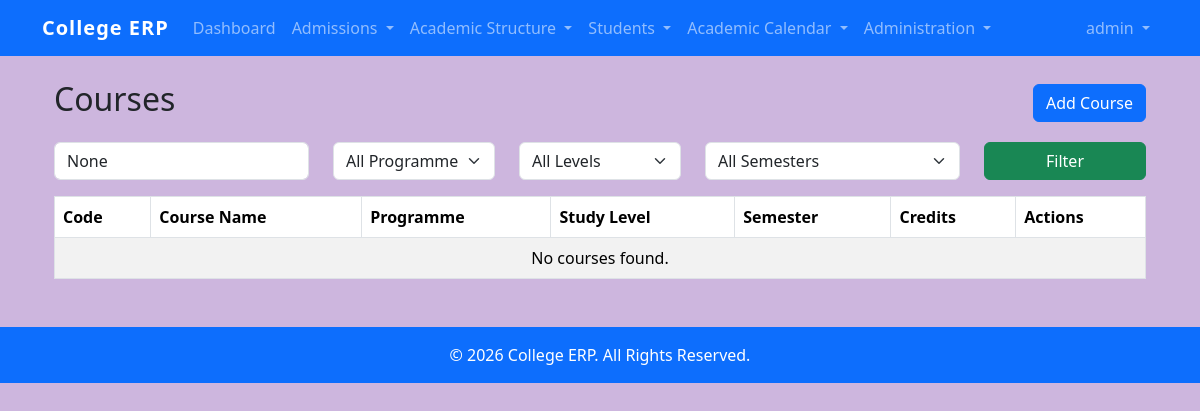
Page /courses/ (signed in) on the earlier database version.
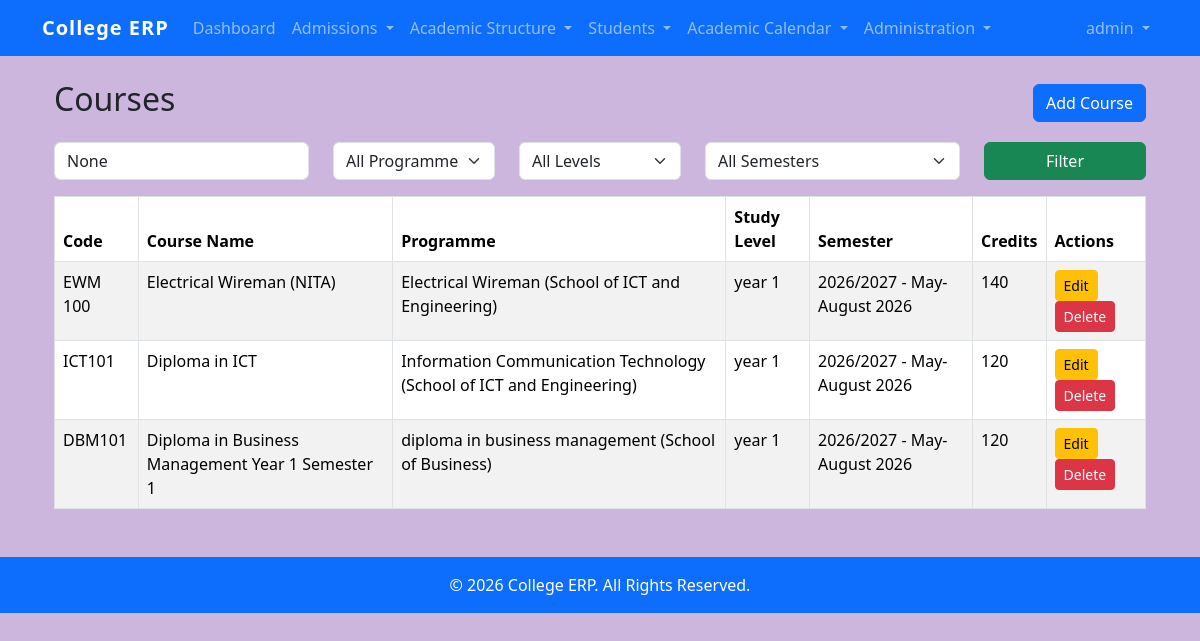
Same page on the later database version.
### students/models.py (models this page shows, shortened)
class Course(models.Model):
    course_code = models.CharField(
        max_length=20,
        unique=True
    )
    course_name = models.CharField(
        max_length=200
    )
    programme = models.ForeignKey(
        Programme,
        on_delete=models.PROTECT,
        related_name="courses"
    )
    study_level = models.ForeignKey(
        StudyLevel,
        on_delete=models.PROTECT,
        related_name="courses",
        null=True,
        blank=True
    )
    semester = models.ForeignKey(
        Semester,
        on_delete=models.PROTECT,
        related_name="courses"
    )
    credit_hours = models.PositiveIntegerField(
        default=0
    )
    class Meta:
        ordering = [
            "programme",
            "study_level",
            "semester",
            "course_code"
        ]

class Programme(models.Model):
    programme_name = models.CharField(
        max_length=100,
        unique=True
    )
    department = models.ForeignKey(
        Department,
        on_delete=models.PROTECT,
        related_name="programmes"
    )
    created_at = models.DateTimeField(
        auto_now_add=True
    )
    updated_at = models.DateTimeField(
        auto_now=True
    )
    class Meta:
        ordering = ["programme_name"]
    def __str__(self):
     return (
        f"{self.programme_name}"
        f" ({self.department.department_name})"
    )

class Department(models.Model):
    department_name = models.CharField(max_length=100)

class StudyLevel(models.Model):
    level_name = models.CharField(
        max_length=50,
        unique=True
    )
    class Meta:
        ordering = ["id"]
        verbose_name = "Study Level"
        verbose_name_plural = "Study Levels"
    def __str__(self):
        return self.level_name

class Semester(models.Model):
    academic_year = models.ForeignKey(
        "AcademicYear",
        on_delete=models.CASCADE,
        related_name="semesters"
    )
    semester_name = models.CharField(
        max_length=100
    )
    is_active = models.BooleanField(
        default=False
    )
    class Meta:
        ordering = ["academic_year", "semester_name"]
    def __str__(self):
        return (
            f"{self.academic_year} - "
            f"{self.semester_name}"
        )

class AcademicYear(models.Model):
    year_name = models.CharField(
        max_length=20,
        unique=True
    )
    is_active = models.BooleanField(
        default=False
    )
    registration_open = models.BooleanField(
        default=True
    )
    def __str__(self):
        return self.year_name

### students/views.py (the view)
@login_required
@permission_required(
    "students.view_course",
    raise_exception=True
)
def course_list(request):
    courses = (
        Course.objects
        .select_related(
            "programme",
            "study_level",
            "semester",
            "programme__department"
        )
    )
    search = request.GET.get(
        "search"
    )
    programme_id = request.GET.get(
        "programme"
    )
    semester_id = request.GET.get(
        "semester"
    )
    level_id = request.GET.get(
        "study_level"
    )
    if search:
        courses = courses.filter(
            course_name__icontains=search
        )
    if programme_id:
        courses = courses.filter(
            programme_id=programme_id
        )
    if level_id:
        courses = courses.filter(
            study_level_id=level_id
        )
    if semester_id:
        courses = courses.filter(
            semester_id=semester_id
        )
    context = {
        "courses": courses,
        "programmes":
            Programme.objects.all(),
        "study_levels":
            StudyLevel.objects.all(),
        "semesters":
            Semester.objects.all(),
        "search": search,
        "selected_programme":
            programme_id,
        "selected_level":
            level_id,
        "selected_semester":
            semester_id,
    }
    return render(
        request,
        "students/courses/course_list.html",
        context
    )

### templates/students/courses/course_list.html (shortened to what this page needs)
{% extends "base.html" %}
{% block content %}
<div class="container mt-4">
<div class="d-flex justify-content-between align-items-center mb-3">
    <h2>Courses</h2>
    {% if perms.students.add_course %}
    <a href="{% url 'course_create' %}"
       class="btn btn-primary">
        Add Course
    </a>
    {% endif %}
</div>
<form method="get" class="row mb-3">
    <div class="col-md-3">
        <input
            type="text"
            name="search"
            value="{{ search }}"
            class="form-control"
            placeholder="Search course">
    </div>
    <div class="col-md-2">
        <select
            name="programme"
            class="form-select">
            <option value="">
                All Programmes
            </option>
        </select>
    </div>
    <div class="col-md-2">
        <select
            name="study_level"
            class="form-select">
            <option value="">
                All Levels
            </option>
        </select>
    </div>
    <div class="col-md-3">
        <select
            name="semester"
            class="form-select">
            <option value="">
                All Semesters
            </option>
        </select>
    </div>
    <div class="col-md-2">
        <button
            class="btn btn-success w-100">
            Filter
        </button>
    </div>
</form>
<table class="table table-bordered table-striped">
    <thead>
        <tr>
            <th>Code</th>
            <th>Course Name</th>
            <th>Programme</th>
            <th>Study Level</th>
            <th>Semester</th>
            <th>Credits</th>
            <th>Actions</th>
        </tr>
    </thead>
    <tbody>
    {% for course in courses %}
    <tr>
        <td>{{ course.course_code }}</td>
        <td>{{ course.course_name }}</td>
        <td>{{ course.programme }}</td>
        <td>{{ course.study_level }}</td>
        <td>{{ course.semester }}</td>
        <td>{{ course.credit_hours }}</td>
        <td>
            {% if perms.students.change_course %}
            <a href="{% url 'course_update' course.id %}"
               class="btn btn-warning btn-sm">
                Edit
            </a>
            {% endif %}
            {% if perms.students.delete_course %}
            <a href="{% url 'course_delete' course.id %}"
               class="btn btn-danger btn-sm">
                Delete
            </a>
            {% endif %}
        </td>
    </tr>
    {% empty %}
    <tr>
        <td colspan="7" class="text-center">
            No courses found.
        </td>
    </tr>
    {% endfor %}
    </tbody>
</table>
</div>
{% endblock %}

### templates/base.html (shortened to what this page needs)
<!DOCTYPE html>
<html lang="en">
<head>
  {% load static %}
    <link
        href="https://cdn.jsdelivr.net/npm/bootstrap@5.3.7/dist/css/bootstrap.min.css"
        rel="stylesheet"
    >
    <link
    rel="stylesheet"
    href="{% static 'css/style.css' %}">
</head>
<body>
    {% include "includes/navbar.html" %}
    <div class="container mt-4">
{% block content %}
{% endblock %}
    </div>
    {% include "includes/footer.html" %}
</html>

### templates/includes/navbar.html (shortened to what this page needs)
<nav class="navbar navbar-expand-lg navbar-dark bg-primary">
    <div class="container">
        <a class="navbar-brand" href="{% url 'home' %}">
            College ERP
        </a>
        <div class="collapse navbar-collapse" id="navbarNav">
            {% if user.is_authenticated %}
            <ul class="navbar-nav me-auto">
                <li class="nav-item">
                    <a class="nav-link"
                       href="{% url 'home' %}">
                        Dashboard
                    </a>
                </li>
                {% if user.student_profile %}
                <li class="nav-item dropdown">
                    <a class="nav-link dropdown-toggle"
                       href="#"
                       role="button"
                       data-bs-toggle="dropdown">
                        My Academics
                    </a>
                    <ul class="dropdown-menu">
                        <li>
                            <a class="dropdown-item"
                               href="{% url 'register_units' %}">
                                Register Units
                            </a>
                        </li>
                        <li>
                            <a class="dropdown-item"
                               href="{% url 'my_registrations' %}">
                                My Registrations
                            </a>
                        </li>
                    </ul>
                </li>
                {% else %}
                {% if perms.students.view_applicant or perms.students.view_intake %}
                <li class="nav-item dropdown">
                    <a class="nav-link dropdown-toggle"
                       href="#"
                       role="button"
                       data-bs-toggle="dropdown">
                        Admissions
                    </a>
                </li>
                {% endif %}
                {% if perms.students.view_department or perms.students.view_programme or perms.students.view_studylevel or perms.students.view_course or perms.students.view_unit %}
                <li class="nav-item dropdown">
                    <a class="nav-link dropdown-toggle"
                       href="#"
                       role="button"
                       data-bs-toggle="dropdown">
                        Academic Structure
                    </a>
                </li>
                {% endif %}
                {% if perms.students.view_student or perms.students.view_semesterenrollment or perms.students.view_registration %}
                <li class="nav-item dropdown">
                    <a class="nav-link dropdown-toggle"
                       href="#"
                       role="button"
                       data-bs-toggle="dropdown">
                        Students
                    </a>
                </li>
                {% endif %}
                {% if perms.students.view_academicyear or perms.students.view_semester %}
                <li class="nav-item dropdown">
                    <a class="nav-link dropdown-toggle"
                       href="#"
                       role="button"
                       data-bs-toggle="dropdown">
                        Academic Calendar
                    </a>
                </li>
                {% endif %}
                {% if perms.auth.view_user or perms.auth.view_group %}
                <li class="nav-item dropdown">
                    <a class="nav-link dropdown-toggle"
                       href="#"
                       role="button"
                       data-bs-toggle="dropdown">
                        Administration
                    </a>
                </li>
                {% endif %}
                {% endif %}
            </ul>
            <ul class="navbar-nav ms-auto">
                <li class="nav-item dropdown">
                    <a class="nav-link dropdown-toggle"
                    href="#"
                    role="button"
                    data-bs-toggle="dropdown"
                    aria-expanded="false">
                        {{ user.get_full_name|default:user.username }}
                    </a>
                </li>
            </ul>
            {% endif %}
        </div>
    </div>
</nav>

### templates/includes/footer.html
<footer class=" bg-primary text-white mt-5 py-3">
    <div class="container text-center">
        <p class="mb-0">
            &copy; 2026 College ERP.
            All Rights Reserved.
        </p>
    </div>
</footer>

### static/css/style.css (style rules this page uses)
body { background-color:#cdb6de; }
.navbar-brand { font-weight:bold; letter-spacing:1px; }
.table { margin-bottom:0; }
footer { margin-top:400px; }

Differences in the rows shown:
added Course: course_code "EWM 100", course_name "Electrical Wireman (NITA)", programme "Electrical Wireman (School of ICT and Engineering)", study_level "year 1", semester "2026/2027 - May-August 2026", credit_hours "140"
added Course: course_code "ICT101", course_name "Diploma in ICT", programme "Information Communication Technology (School of ICT and Engineering)", study_level "year 1", semester "2026/2027 - May-August 2026", credit_hours "120"
added Course: course_code "DBM101", course_name "Diploma in Business Management Year 1 Semester 1", programme "diploma in business management (School of Business)", study_level "year 1", semester "2026/2027 - May-August 2026", credit_hours "120"
Other differences:
text no longer shown: "No courses found."
